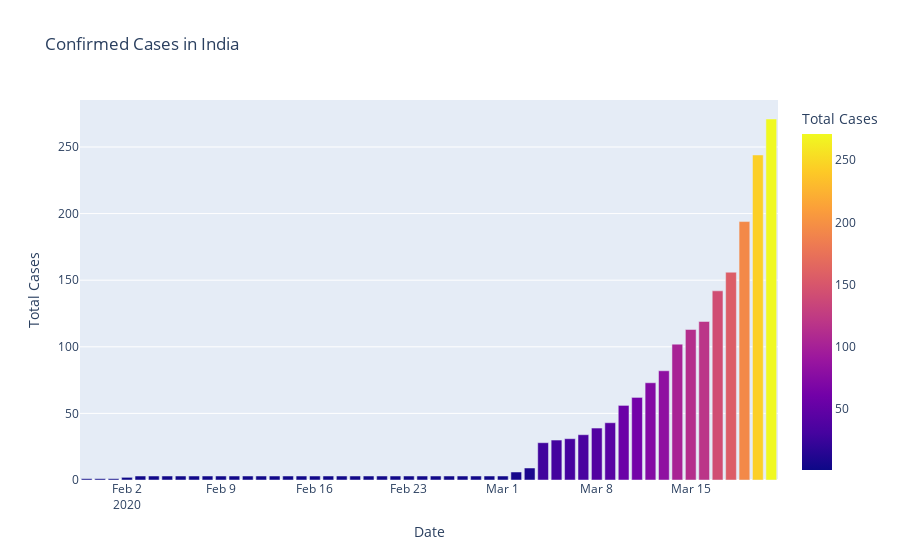

The cell this chart's notebook holds for it:
### Code cell
# matplotlib
fig=plt.figure(figsize=(10,5),dpi=200)
axes=fig.add_axes([0.1,0.1,0.8,0.8])
axes.bar(df_India['Date'],df_India['Total Cases'],color='b')
axes.set_xlabel('Date')
axes.set_ylabel('Confirmed Cases')
axes.set_title('Confirmed Cases in India')
plt.show()

# plotly express :

fig = px.bar(df_India,df_India['Date'],df_India['Total Cases'],color='Total Cases',title='Confirmed Cases in India')
fig.show()

### Figure 1 — Plotly figure (JSON) as saved in the notebook; plotly's stock layout.template omitted (floating-point values rounded to 4 significant figures)
{"data": [{"alignmentgroup": "True", "hovertemplate": "Date=%{x}<br>Total Cases=%{marker.color}<extra></extra>", "legendgroup": "", "marker": {"color": [1, 1, 1, 2, 3, 3, 3, 3, 3, 3, 3, 3, 3, 3, 3, 3, 3, 3, 3, 3, 3, 3, 3, 3, 3, 3, 3, 3, 3, 3, 3, 3, 6, 9, 28, 30, 31, 34, 39, 43, 56, 62, 73, 82, 102, 113, 119, 142, 156, 194, 244, 271], "coloraxis": "coloraxis"}, "name": "", "offsetgroup": "", "orientation": "v", "showlegend": false, "textposition": "auto", "type": "bar", "x": ["2020-01-30T00:00:00", "2020-01-31T00:00:00", "2020-02-01T00:00:00", "2020-02-02T00:00:00", "2020-02-03T00:00:00", "2020-02-04T00:00:00", "2020-02-05T00:00:00", "2020-02-06T00:00:00", "2020-02-07T00:00:00", "2020-02-08T00:00:00", "2020-02-09T00:00:00", "2020-02-10T00:00:00", "2020-02-11T00:00:00", "2020-02-12T00:00:00", "2020-02-13T00:00:00", "2020-02-14T00:00:00", "2020-02-15T00:00:00", "2020-02-16T00:00:00", "2020-02-17T00:00:00", "2020-02-18T00:00:00", "2020-02-19T00:00:00", "2020-02-20T00:00:00", "2020-02-21T00:00:00", "2020-02-22T00:00:00", "2020-02-23T00:00:00", "2020-02-24T00:00:00", "2020-02-25T00:00:00", "2020-02-26T00:00:00", "2020-02-27T00:00:00", "2020-02-28T00:00:00", "2020-02-29T00:00:00", "2020-03-01T00:00:00", "2020-03-02T00:00:00", "2020-03-03T00:00:00", "2020-03-04T00:00:00", "2020-03-05T00:00:00", "2020-03-06T00:00:00", "2020-03-07T00:00:00", "2020-03-08T00:00:00", "2020-03-09T00:00:00", "2020-03-10T00:00:00", "2020-03-11T00:00:00", "2020-03-12T00:00:00", "2020-03-13T00:00:00", "2020-03-14T00:00:00", "2020-03-15T00:00:00", "2020-03-16T00:00:00", "2020-03-17T00:00:00", "2020-03-18T00:00:00", "2020-03-19T00:00:00", "2020-03-20T00:00:00", "2020-03-21T00:00:00"], "xaxis": "x", "y": [1, 1, 1, 2, 3, 3, 3, 3, 3, 3, 3, 3, 3, 3, 3, 3, 3, 3, 3, 3, 3, 3, 3, 3, 3, 3, 3, 3, 3, 3, 3, 3, 6, 9, 28, 30, 31, 34, 39, 43, 56, 62, 73, 82, 102, 113, 119, 142, 156, 194, 244, 271], "yaxis": "y"}], "layout": {"barmode": "relative", "coloraxis": {"colorbar": {"title": {"text": "Total Cases"}}, "colorscale": [[0, "#0d0887"], [0.1111, "#46039f"], [0.2222, "#7201a8"], [0.3333, "#9c179e"], [0.4444, "#bd3786"], [0.5556, "#d8576b"], [0.6667, "#ed7953"], [0.7778, "#fb9f3a"], [0.8889, "#fdca26"], [1, "#f0f921"]]}, "legend": {"tracegroupgap": 0}, "title": {"text": "Confirmed Cases in India"}, "xaxis": {"anchor": "y", "domain": [0, 1], "title": {"text": "Date"}}, "yaxis": {"anchor": "x", "domain": [0, 1], "title": {"text": "Total Cases"}}}}
